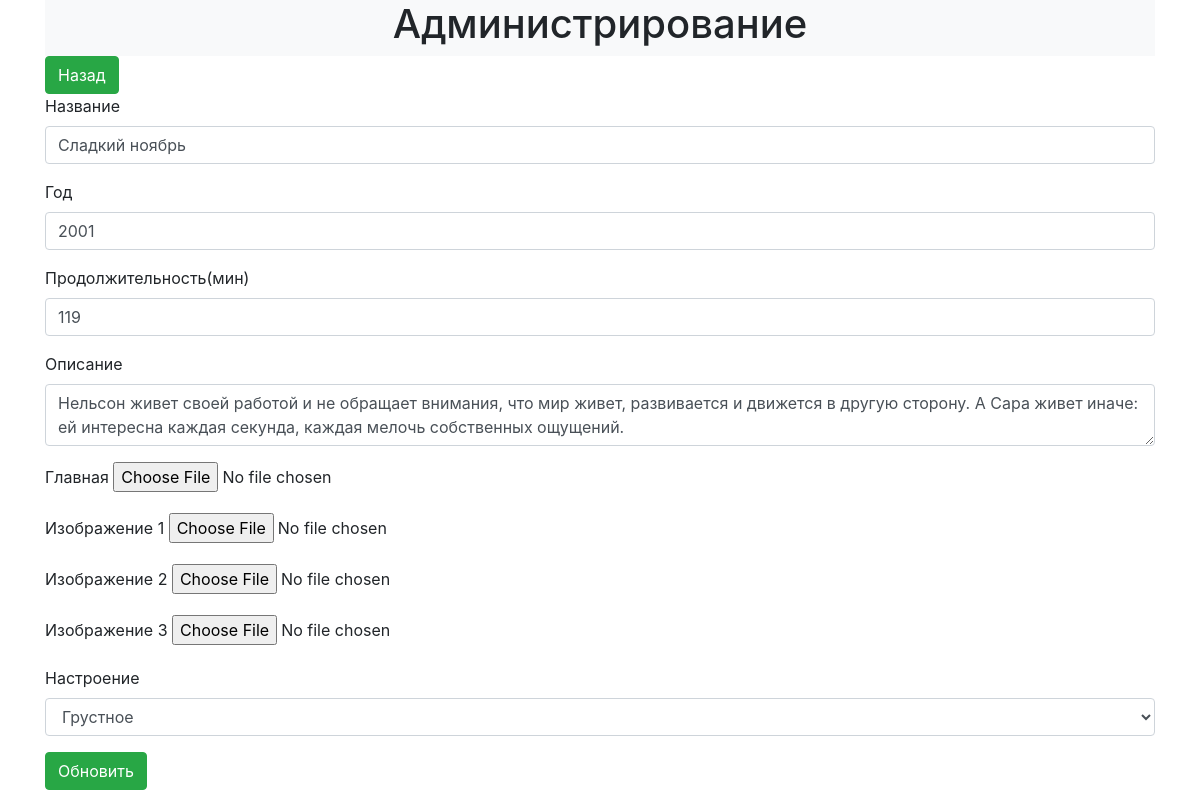
/RWxJC6OHIn.php?edit=2, run on the app's committed database.
### tables this page shows
CREATE TABLE `films` (
  `id_film` int(11) NOT NULL,
  `name_film` varchar(500) NOT NULL,
  `year` year(4) NOT NULL,
  `continuance` int(11) NOT NULL,
  `short_description` longtext NOT NULL,
  `id_sentiment` int(11) DEFAULT NULL
);

CREATE TABLE `sentiments` (
  `id_sentiment` int(11) NOT NULL,
  `name_sentiment` varchar(200) DEFAULT NULL
);

### RWxJC6OHIn.php (the view, shortened to what this page needs)
<?php
$dbParams = require('db.php');
$db = new PDO (
    "mysql:host={$dbParams['host']};dbname={$dbParams['database']};charset=utf8",
    $dbParams['username'],
    $dbParams['password']
);
if (isset($_GET['edit'])) {
    $filmEdit = $db->query('SELECT * FROM `films` WHERE id_film = ' . (int)$_GET['edit'])->fetch();
    if (!$filmEdit) {
        if (isset($_POST['id'], $_POST['name'], $_POST['short_description'], $_POST['continuance'])) {
            $sql = "
			INSERT INTO `films` (name_film, year, continuance, short_description, id_sentiment)
			VALUE (:name_film, :year, :continuance, :short_description, :id_sentiment)
			";
            $query = $db->prepare($sql);
            $filmSaved = $query->execute([
                ':name_film' => $_POST['name'],
                ':year' => $_POST['year'],
                ':continuance' => $_POST['continuance'],
                ':short_description' => $_POST['short_description'],
                ':id_sentiment' => $_POST['id_sentiment'],
            ]);
            $id = $db->lastInsertId();
            upload($id);
            header('Location: /RWxJC6OHIn.php');
            exit();
        }
    } else {
        $id = $filmEdit['id_film'];
        $name = $filmEdit['name_film'];
        $year = $filmEdit['year'];
        $continuance = $filmEdit['continuance'];
        $short_description = $filmEdit['short_description'];
        $id_sentiment = $filmEdit['id_sentiment'];
    }
}
$sentiments = $db->query('
	SELECT * FROM `sentiments`
')->fetchAll();
?>
<html>
<head>
    <link rel="stylesheet" href="https://stackpath.bootstrapcdn.com/bootstrap/4.1.1/css/bootstrap.min.css">
</head>
<body>
<div class="container">
    <?php if (isset($_GET['edit'])){ ?>
        <nav class="navbar-light bg-light">
            <div class="row">
                <div class="col-sm"></div>
                <div class="col-lg-auto">
                    <h1>Администрирование</h1>
                </div>
                <div class="col-sm"></div>
            </div>
        </nav>
        <a href="RWxJC6OHIn.php" class="btn btn-success">Назад</a>
        <form enctype="multipart/form-data" action="/RWxJC6OHIn.php?edit=<?= $id ?>" method="post">
            <div class="form-group">
                <label class="control-label" for="name">Название</label>
                <input required type="text" id="name" value="<?= $name ?>" class="form-control" name="name" maxlength="255">
            </div>
            <div class="form-group">
                <label class="control-label" for="year">Год</label>
                <input required type="number" id="year" value="<?= $year ?>" class="form-control" name="year" maxlength="255">
            </div>
            <div class="form-group">
                <label class="control-label" for="continuance">Продолжительность(мин)</label>
                <input required type="number" id="continuance" value="<?= $continuance ?>" class="form-control" name="continuance" maxlength="255">
            </div>
            <div class="form-group">
                <label class="control-label" for="short_description">Описание</label>
                <textarea required id="short_description" class="form-control" name="short_description"  maxlength="255"><?= $short_description ?></textarea>
            </div>
            <div class="form-group">
                <label class="control-label">Главная</label>
                <input type="file" name="cover">
            </div>
            <div class="form-group">
                <label class="control-label">Изображение 1</label>
                <input type="file" name="img1">
            </div>
            <div class="form-group">
                <label class="control-label">Изображение 2</label>
                <input type="file" name="img2">
            </div>
            <div class="form-group">
                <label class="control-label">Изображение 3</label>
                <input type="file" name="img3">
            </div>
            <div class="form-group field-deposittypes-currency_id">
                <label class="control-label" for="id_sentiment">Настроение</label>
                <select required id="id_sentiment" class="form-control" name="id_sentiment">
                    <?php foreach ($sentiments as $sentiment) { ?>
                        <option <? if ($sentiment['id_sentiment'] == $id_sentiment){
						echo 'selected';
						}?> value="<?= $sentiment['id_sentiment'] ?>"><?= $sentiment['name_sentiment'] ?>
                        </option>
                    <?php } ?>
                </select>
            </div>
            <div class="form-group">
                <button type="submit" class="btn btn-success"><?= $id ? 'Обновить' : 'Создать' ?></button>
            </div>
        </form>
    <?php } ?>
</div>
</body>
</html>

### data on the page
films: name "Сладкий ноябрь", year "2001", continuance "119", short_description "Нельсон живет своей работой и не обращает внимания, что мир живет, развивается и движется в другую сторону. А Сара живет иначе: ей интересна каждая секунда, каждая мелочь собственных ощущений.", id_sentiment "Грустное"
